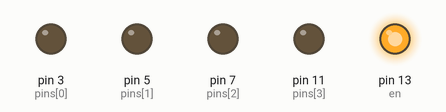
This program was run on a simulated Raspberry Pi (header pin numbers). Parts: output pins drawn as LEDs (lit = HIGH).

Above: at 1.0 s.
At 3.0 s:
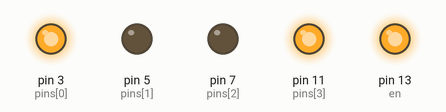
Timing chart, 0 to 7.8 s (numbered marks = the images above):
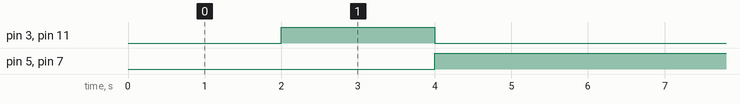

Measured:
- by itself, pin 3 (pins[0]), pin 11 (pins[3]): alternates HIGH for 2.0 s and LOW for 4.0 s
- by itself, pin 5 (pins[1]), pin 7 (pins[2]): alternates HIGH for 4.0 s and LOW for 2.0 s

The program:

012cart.py
```python
import RPi.GPIO as GPIO
import time

#Board Configuration
GPIO.setmode(GPIO.BOARD)

GPIO.setwarnings(False)

#Enabling RPi PINS
pins=[3,5,7,11,13]
for x in pins:
    GPIO.setup(x,GPIO.OUT)


m1a=7
m1b=11
m2a=5
m2b=3
en=13

GPIO.output(en,1)

while (1):
    time.sleep(2)
    GPIO.output(m1a,0)
    GPIO.output(m1b,1)
    GPIO.output(m2a,0)
    GPIO.output(m2b,1)
    time.sleep(2)
    GPIO.output(m1a,1)
    GPIO.output(m1b,0)
    GPIO.output(m2a,1)
    GPIO.output(m2b,0)
    time.sleep(2)

    
```
